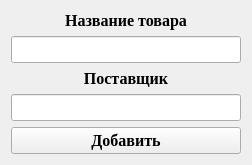
<?xml version="1.0" encoding="UTF-8"?>
<ui version="4.0">
 <class>addrecord</class>
 <widget class="QWidget" name="addrecord">
  <property name="geometry">
   <rect>
    <x>0</x>
    <y>0</y>
    <width>252</width>
    <height>154</height>
   </rect>
  </property>
  <property name="windowTitle">
   <string>Form</string>
  </property>
  <layout class="QGridLayout" name="gridLayout">
   <item row="3" column="0">
    <widget class="QLineEdit" name="lineEdit_2">
     <property name="font">
      <font>
       <family>Times New Roman</family>
       <pointsize>12</pointsize>
      </font>
     </property>
     <property name="alignment">
      <set>Qt::AlignCenter</set>
     </property>
    </widget>
   </item>
   <item row="4" column="0">
    <widget class="QPushButton" name="pushButton">
     <property name="font">
      <font>
       <family>Times New Roman</family>
       <pointsize>12</pointsize>
       <bold>true</bold>
      </font>
     </property>
     <property name="text">
      <string>Добавить</string>
     </property>
    </widget>
   </item>
   <item row="1" column="0">
    <widget class="QLineEdit" name="lineEdit">
     <property name="font">
      <font>
       <family>Times New Roman</family>
       <pointsize>12</pointsize>
      </font>
     </property>
     <property name="alignment">
      <set>Qt::AlignCenter</set>
     </property>
    </widget>
   </item>
   <item row="0" column="0">
    <widget class="QLabel" name="label">
     <property name="font">
      <font>
       <family>Times New Roman</family>
       <pointsize>12</pointsize>
       <bold>true</bold>
      </font>
     </property>
     <property name="text">
      <string>Название товара</string>
     </property>
     <property name="alignment">
      <set>Qt::AlignCenter</set>
     </property>
    </widget>
   </item>
   <item row="2" column="0">
    <widget class="QLabel" name="label_2">
     <property name="font">
      <font>
       <family>Times New Roman</family>
       <pointsize>12</pointsize>
       <bold>true</bold>
      </font>
     </property>
     <property name="text">
      <string>Поставщик</string>
     </property>
     <property name="alignment">
      <set>Qt::AlignCenter</set>
     </property>
    </widget>
   </item>
  </layout>
 </widget>
 <resources/>
 <connections/>
</ui>
